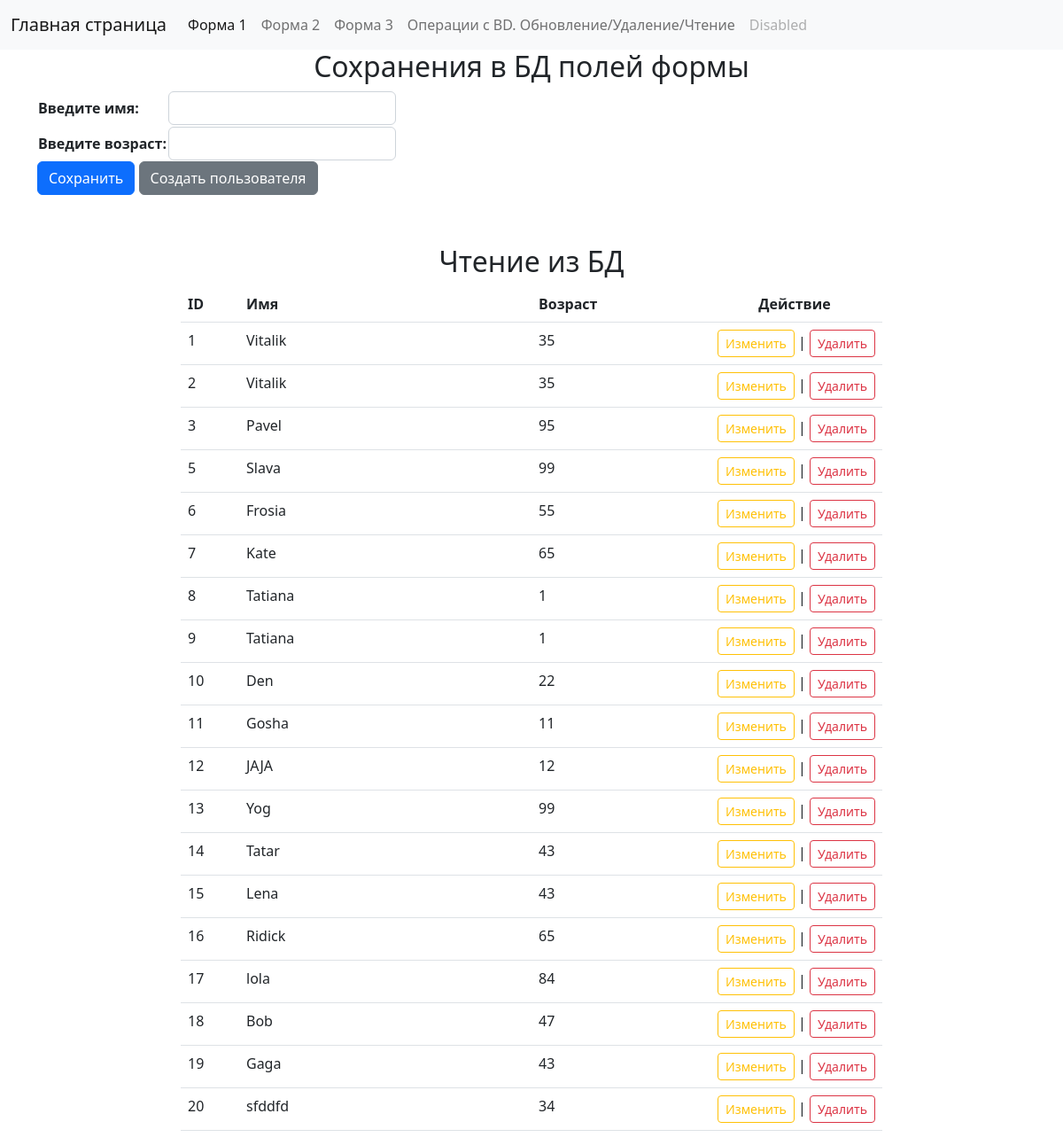
Before: /operation with the older database file.
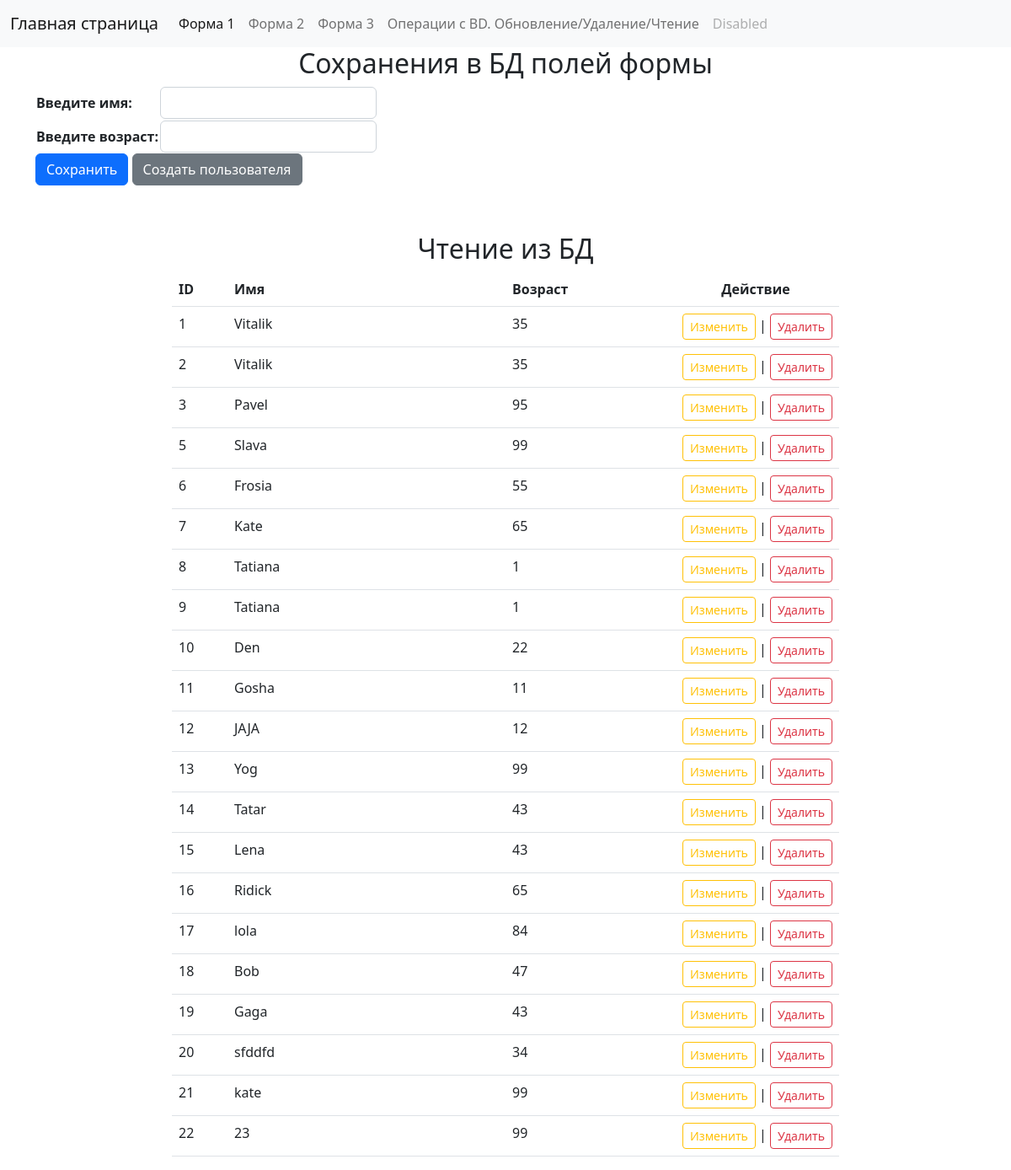
After: the same page with the newer database file.
### dj_app/models.py (models this page shows)
class Person(models.Model):
    name = models.CharField(max_length=15)
    age = models.IntegerField()
    objects = models.Model

### dj_app/views.py (the view, shortened to what this page needs)
# urls.py: path('operation', views.Models.operation, name="operation"),
    @staticmethod
    def operation(request):
        if request.method == "GET":
            form = OperationForm()  # Создаю форму
            data = DataBase.read(model=Person)  # Читаю таблицу
            context = {"data": data, "form": form}
            return render(request, "operation.html", context=context)

### dj_app/forms.py
class OperationForm(forms.Form):
    name = forms.CharField(label="Введите имя", required=False, max_length=20, widget=forms.widgets.TextInput(attrs={'class': 'form-control'}))
    age = forms.IntegerField(label="Введите возраст", required=False, max_value=99, widget=forms.widgets.NumberInput(attrs={'class': 'form-control'}))

### dj_app/views.py (called while the page is built, shortened)
    @staticmethod
    def read(model, mode="all", **kwargs):
        if mode == "all":  # Получить данные для [всех объектов]
            result = model.objects.all()
            return list(result.values())

### templates/operation.html (shortened to what this page needs)
{% extends 'base.html' %}
{% load static %}
{% block form %}
<div class="container">
    <div class="row">
        <h2 class="text-center">Сохранения в БД полей формы</h2>
        <form method="post" action="">
            <table>{{ form }}</table>
            <input class="btn btn-primary" type="submit" value="Сохранить">
            <a class="btn btn-secondary" href="{% url 'create' %}">Создать пользователя</a>
        </form>
    </div>
</div>
<div class="row">
    <div class="col"></div>
    <div class="col-8">
        <h2 class="mt-5 text-center">Чтение из БД</h2>
        <table class="table">
            <tr>
                <th class="col">ID</th>
                <th class="col-5" style="text-align: left;">Имя</th>
                <th class="col-3">Возраст</th>
                <th class="col-3" style="text-align: center;">Действие</th>
            </tr>
            {% for elm in data %}
            {% if elm.id != user_id %}
            <tr>
                <td>{{ elm.id }}</td>
                <td>{{ elm.name }}</td>
                <td>{{ elm.age }}</td>
                <td style="text-align: right;"><a class="btn btn-outline-warning btn-sm" href="/edit/{{ elm.id }}">Изменить</a>
                    | <a class="btn btn-outline-danger btn-sm" href="/delete/{{ elm.id }}">Удалить</a></td>
            </tr>
                {% endif %}
            {% endfor %}
        </table>
    </div>
    <div class="col"></div>
</div>
{% endblock form %}

Changed rows visible on the page:
added Person: id "21", name "kate", age "99"
added Person: id "22", name "23", age "99"
